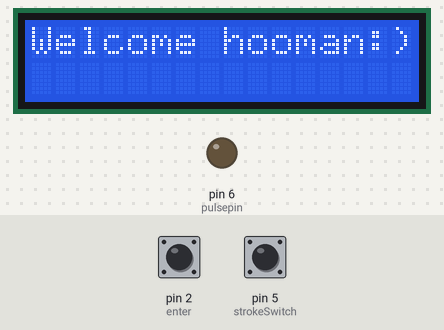
Recording of a sketch running on a simulated Arduino Uno, built with avr-gcc and run on an emulated ATmega328P. Shown: 16×2 character LCD, output pins drawn as LEDs (lit = HIGH). The inputs (shaded band) are chosen by the test bench; at power-on: pin 2 (enter) HIGH, pin 5 (strokeSwitch) HIGH.

Above: at 0.1 s.
At 3.2 s:
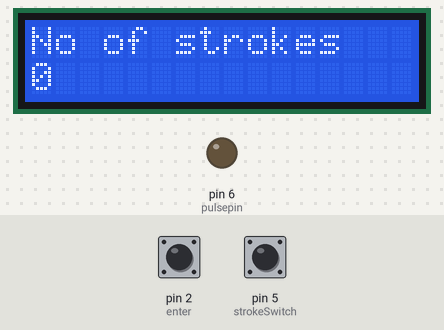
3.3 s: pin 2 (enter) pulled LOW for 0.25 s
At 4.1 s:
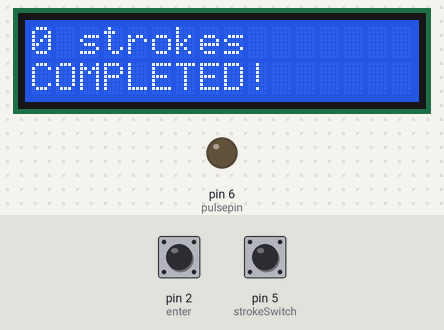
Timing chart, 0 to 6.3 s (numbered marks = the images above; inputs shaded):
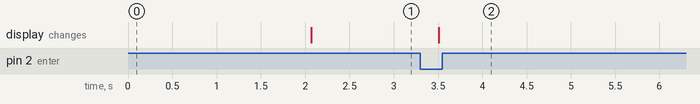

Measured:
- after the input at 3.3 s, the display: changes after 0.21 s (image 2)

The sketch:

steppertest.ino
```cpp
#include <LiquidCrystal.h>

// initialize the library by associating any needed LCD interface pin
// with the arduino pin number it is connected to
//const int rs = 7, en = 8, d4 = 9, d5 = 10, d6 = 11, d7 = 12;
LiquidCrystal lcd(7, 8, 9, 10, 11, 12);
const int strokeSwitch = 5, enter = 2;
int stroke=0, ok=0,totalStrokes=0;
int count = 0;
const int pulsepin = 6;
void setup() {
  // set up the LCD's number of columns and rows:
  pinMode(strokeSwitch,INPUT_PULLUP);
  pinMode(enter,INPUT_PULLUP);
  pinMode(pulsepin,OUTPUT);
  lcd.begin(16, 2);

  //Serial.begin(9600);
  // Print a message to the LCD.
  lcd.print("Welcome hooman:)");
  delay(2000);
}

void loop() {
  // set the cursor to column 0, line 1
  // (note: line 1 is the second row, since counting begins with 0):
  lcd.clear();
  lcd.setCursor(0,0);
  lcd.print("No of strokes");
  stroke = digitalRead(strokeSwitch);
  if(stroke == 0) {
      totalStrokes+=50;
    }
  //Serial.println(stroke);
  lcd.setCursor(0, 1 );

  // print the number of seconds since reset:
  ok = digitalRead(enter);
  lcd.print(totalStrokes);
   if(ok == 0) {
      stepper(totalStrokes);
    }
  delay(200);

}

void stepper(int NoofStrokes) {
  lcd.clear();
  lcd.setCursor(0,0);
  lcd.print("strokes: ");
  lcd.print(NoofStrokes);
  while(count*2 < NoofStrokes) {
     for(int i = 0; i<200; i++) {
        digitalWrite(pulsepin, HIGH);
        delayMicroseconds(2500);
        digitalWrite(pulsepin,LOW);
        delayMicroseconds(2500);
        }
    count++;

   lcd.setCursor(0,1);
   lcd.print("count: ");
   lcd.print(count*2);
   }
   if(count*2 == NoofStrokes) {
      lcd.clear();
      lcd.setCursor(0,0);
      lcd.print(count*2);
      lcd.print(" strokes");
      lcd.setCursor(0,1);
      lcd.print("COMPLETED!");
    }
   delay(10000);
   count =0;
 }
```
